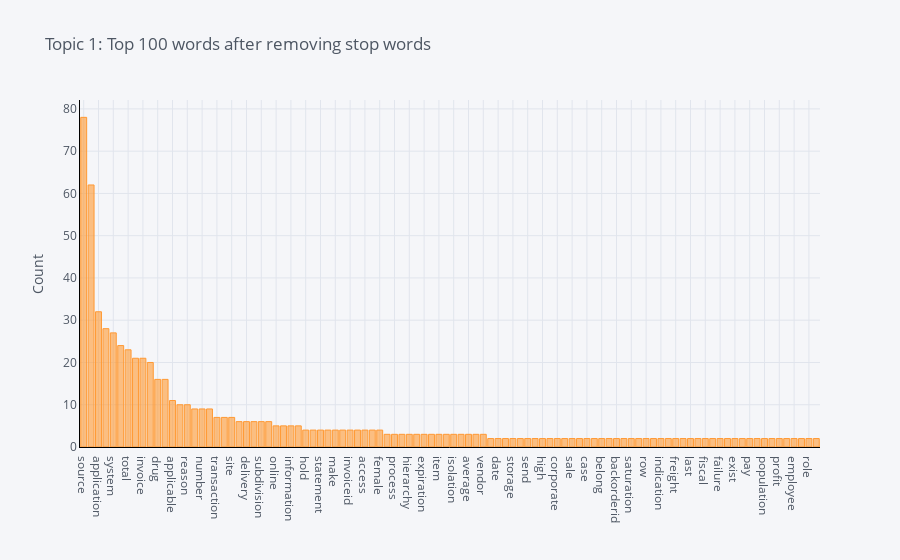

This figure's notebook cell:
### Code cell
plot_model(lda, plot='frequency', topic_num = 'Topic 1')

### Figure 1 — Plotly figure (JSON) as saved in the notebook; plotly's stock layout.template omitted (floating-point values rounded to 4 significant figures)
{"data": [{"marker": {"color": "rgba(255, 153, 51, 0.6)", "line": {"color": "rgba(255, 153, 51, 1.0)", "width": 1}}, "name": "count", "orientation": "v", "text": "", "type": "bar", "x": ["source", "would", "application", "customer", "system", "value", "total", "category", "invoice", "location", "drug", "supplier", "applicable", "concept", "reason", "month", "number", "code", "transaction", "freeze", "site", "index", "delivery", "stop", "subdivision", "use", "online", "credit", "information", "cycle", "hold", "route", "statement", "permit", "make", "administration", "invoiceid", "unit", "access", "currently", "female", "normal", "process", "manufacturing", "hierarchy", "care", "expiration", "dry", "item", "race", "isolation", "foreign", "average", "inventory", "vendor", "start", "date", "speciman", "storage", "setting", "send", "current", "high", "structure", "corporate", "subtotal", "sale", "compute", "case", "time", "belong", "type", "backorderid", "amount", "saturation", "rating", "row", "due", "indication", "height", "freight", "key", "last", "fixation", "fiscal", "locationid", "failure", "mutation", "exist", "parameter", "pay", "execute", "population", "prevent", "profit", "range", "employee", "regularity", "role", "locate"], "y": [78, 62, 32, 28, 27, 24, 23, 21, 21, 20, 16, 16, 11, 10, 10, 9, 9, 9, 7, 7, 7, 6, 6, 6, 6, 6, 5, 5, 5, 5, 4, 4, 4, 4, 4, 4, 4, 4, 4, 4, 4, 3, 3, 3, 3, 3, 3, 3, 3, 3, 3, 3, 3, 3, 3, 2, 2, 2, 2, 2, 2, 2, 2, 2, 2, 2, 2, 2, 2, 2, 2, 2, 2, 2, 2, 2, 2, 2, 2, 2, 2, 2, 2, 2, 2, 2, 2, 2, 2, 2, 2, 2, 2, 2, 2, 2, 2, 2, 2, 2]}], "layout": {"legend": {"bgcolor": "#F5F6F9", "font": {"color": "#4D5663"}}, "paper_bgcolor": "#F5F6F9", "plot_bgcolor": "#F5F6F9", "title": {"font": {"color": "#4D5663"}, "text": "Topic 1: Top 100 words after removing stop words"}, "xaxis": {"gridcolor": "#E1E5ED", "linecolor": "black", "showgrid": true, "tickfont": {"color": "#4D5663"}, "title": {"font": {"color": "#4D5663"}, "text": ""}, "zerolinecolor": "#E1E5ED"}, "yaxis": {"gridcolor": "#E1E5ED", "linecolor": "black", "showgrid": true, "tickfont": {"color": "#4D5663"}, "title": {"font": {"color": "#4D5663"}, "text": "Count"}, "zerolinecolor": "#E1E5ED"}}}
